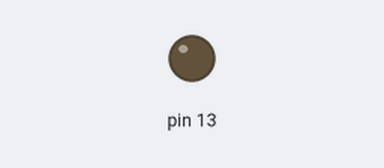
A sketch run on a simulated Arduino Uno, built with avr-gcc and run on an emulated ATmega328P. Parts: output pins drawn as LEDs (lit = HIGH). What the sketch prints to the serial monitor is not drawn.

Above: at 0.5 s.
At 4.5 s:
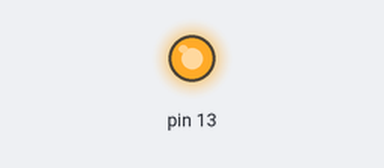
Timing chart, 0 to 6.9 s (numbered marks = the images above):
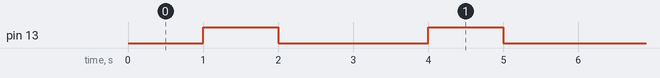

The sketch:

hello_work.ino
```cpp
void setup() {
  Serial.begin(9600);
  pinMode(13,OUTPUT);
}

void loop() {
 Serial.print("Hola mundo");
 delay(1000);
 digitalWrite(13,HIGH);
 delay(1000);
 digitalWrite(13,LOW);
 delay(1000);
}
```

Measured:
- by itself, pin 13: alternates HIGH for 1.0 s and LOW for 2.0 s
